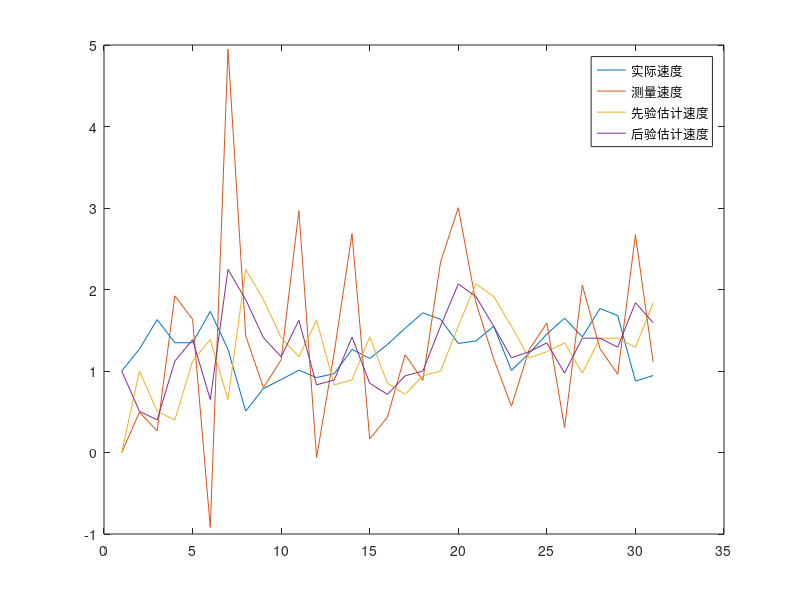

This chart was generated by the following MATLAB code:
clear
close all
clc

% load X_example.mat
% load Z_example.mat


A = [1,1;0,1];%位置状态矩阵
H = [1,0;0,1];%速度状态矩阵
Q = [0.1,0;0,0.1];
R = [1,0;0,1];
I = [1,0;0,1];

X(1,1) = 0;%初始位置
X(2,1) = 1;%初始速度

P{1} = [1,0;0,1];%矫正协方差初始值
Xk_hat = [0;1];%后验估计初始值

W = normrnd(0,0.316,2,30);%随机生成位置和速度过程误差
V = normrnd(0,1,2,30);%随机生成位置和速度测量误差

for i = 1: 30
    X(:,i+1) = A * X(:,i) + W(i);%生成实际位置和速度
    Z(:,i+1) = H * X(:,i) + V(i);%生成测量位置和速度
end

% X = X_example;
% Z = Z_example;

for i = 1 : 30
    X_hat_prior(:,i+1) = A * Xk_hat(:,i);%先验估计位置和速度
    P_prior{i+1} = A * P{i} * A' + Q;%先验协方差
    K{i+1} =  P_prior{i+1} * H' * (H * P_prior{i+1} * H' + R)^(-1);%Kalman增益系数
    Xk_hat(:,i+1) = X_hat_prior(:,i+1) + K{i+1} * (Z(:,i+1) - H * X_hat_prior(:,i+1));%后验估计值
    P{i+1} = (I - K{i+1} * H) * P_prior{i+1};%更新协方差矩阵
end

figure(1)
plot(X(2,:))
hold on;
plot(Z(2,:))
hold on;
plot(X_hat_prior(2,:))
hold on;
plot(Xk_hat(2,:))
legend('实际速度','测量速度','先验估计速度','后验估计速度')